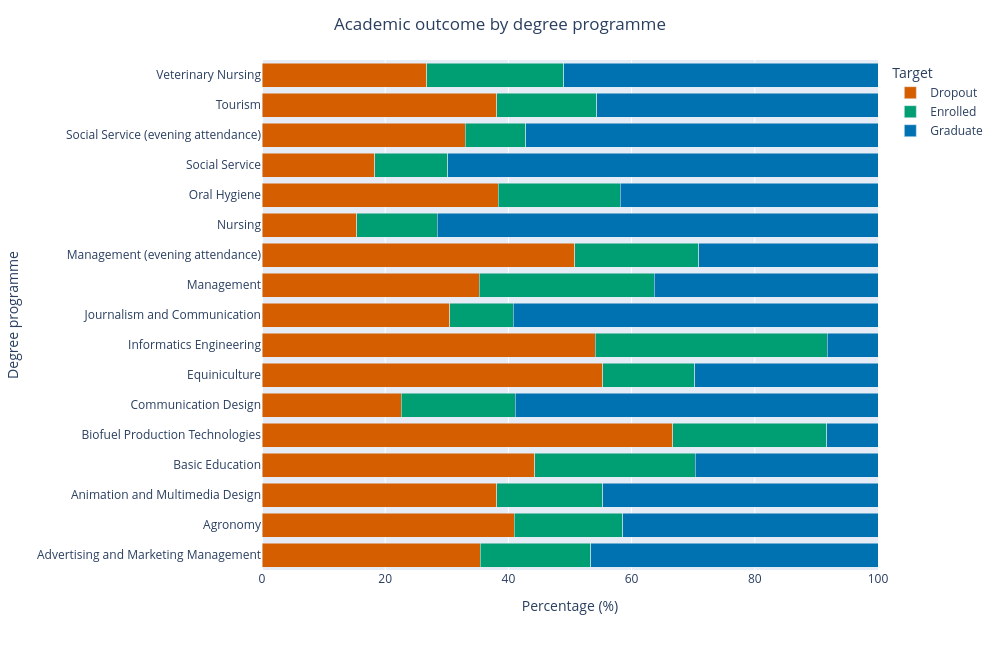

Notebook code for this chart:
### Code cell
df_rate = (
    data_viz_pd
    .groupby(['Course_name', 'Target'])
    .size()
    .rename('count')
    .reset_index()
)

df_rate['Percent'] = (
    df_rate
    .groupby('Course_name')['count']
    .transform(lambda x: x / x.sum() * 100)
)

fig = px.bar(
    df_rate,
    x='Percent',
    y='Course_name',
    color='Target',
    orientation='h',
    barmode='stack',
    color_discrete_map={'Graduate': '#0072B2',
                        'Dropout': '#D55E00',
                        'Enrolled': '#009E73'}
)

fig.update_layout(
    title={
        'text': 'Academic outcome by degree programme',
        'x': 0.5
    },
    xaxis_title='Percentage (%)',
    yaxis_title='Degree programme',
    xaxis=dict(range=[0, 100]),
    height=650,
    width=1000
)

save_fig(fig, '11_outcome_by_course')

print((pd.crosstab(data_viz_pd['Course_name'], data_viz_pd['Target'],
                   normalize='index') * 100).round(1)
      .sort_values('Dropout', ascending=False).to_string())

### Figure 1 — Plotly figure (JSON) as saved in the notebook; plotly's stock layout.template omitted (floating-point values rounded to 4 significant figures)
{"data": [{"hovertemplate": "Target=Dropout<br>Percent=%{x}<br>Course_name=%{y}<extra></extra>", "legendgroup": "Dropout", "marker": {"color": "#D55E00", "pattern": {"shape": ""}}, "name": "Dropout", "orientation": "h", "showlegend": true, "textposition": "auto", "type": "bar", "x": [35.45, 40.95, 38.14, 44.27, 66.67, 22.57, 55.32, 54.12, 30.51, 35.26, 50.75, 15.4, 38.37, 18.31, 33.02, 38.1, 26.71], "xaxis": "x", "y": ["Advertising and Marketing Management", "Agronomy", "Animation and Multimedia Design", "Basic Education", "Biofuel Production Technologies", "Communication Design", "Equiniculture", "Informatics Engineering", "Journalism and Communication", "Management", "Management (evening attendance)", "Nursing", "Oral Hygiene", "Social Service", "Social Service (evening attendance)", "Tourism", "Veterinary Nursing"], "yaxis": "y"}, {"hovertemplate": "Target=Enrolled<br>Percent=%{x}<br>Course_name=%{y}<extra></extra>", "legendgroup": "Enrolled", "marker": {"color": "#009E73", "pattern": {"shape": ""}}, "name": "Enrolled", "orientation": "h", "showlegend": true, "textposition": "auto", "type": "bar", "x": [17.91, 17.62, 17.21, 26.04, 25.0, 18.58, 14.89, 37.65, 10.27, 28.42, 20.15, 13.05, 19.77, 11.83, 9.767, 16.27, 22.26], "xaxis": "x", "y": ["Advertising and Marketing Management", "Agronomy", "Animation and Multimedia Design", "Basic Education", "Biofuel Production Technologies", "Communication Design", "Equiniculture", "Informatics Engineering", "Journalism and Communication", "Management", "Management (evening attendance)", "Nursing", "Oral Hygiene", "Social Service", "Social Service (evening attendance)", "Tourism", "Veterinary Nursing"], "yaxis": "y"}, {"hovertemplate": "Target=Graduate<br>Percent=%{x}<br>Course_name=%{y}<extra></extra>", "legendgroup": "Graduate", "marker": {"color": "#0072B2", "pattern": {"shape": ""}}, "name": "Graduate", "orientation": "h", "showlegend": true, "textposition": "auto", "type": "bar", "x": [46.64, 41.43, 44.65, 29.69, 8.333, 58.85, 29.79, 8.235, 59.21, 36.32, 29.1, 71.54, 41.86, 69.86, 57.21, 45.63, 51.04], "xaxis": "x", "y": ["Advertising and Marketing Management", "Agronomy", "Animation and Multimedia Design", "Basic Education", "Biofuel Production Technologies", "Communication Design", "Equiniculture", "Informatics Engineering", "Journalism and Communication", "Management", "Management (evening attendance)", "Nursing", "Oral Hygiene", "Social Service", "Social Service (evening attendance)", "Tourism", "Veterinary Nursing"], "yaxis": "y"}], "layout": {"barmode": "stack", "height": 650, "legend": {"title": {"text": "Target"}, "tracegroupgap": 0}, "margin": {"t": 60}, "title": {"text": "Academic outcome by degree programme", "x": 0.5}, "width": 1000, "xaxis": {"anchor": "y", "domain": [0.0, 1.0], "range": [0, 100], "title": {"text": "Percentage (%)"}}, "yaxis": {"anchor": "x", "domain": [0.0, 1.0], "title": {"text": "Degree programme"}}}}
